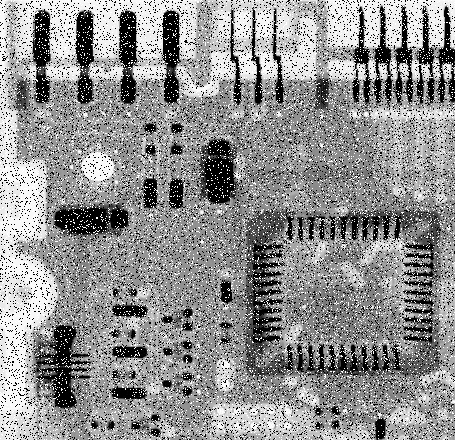
#> input picture Chuong3NangCaoChatLuongAnh/inputLocTrungBinhTrungVi.png, 455 x 440 px
$ python python.py
#> lines starting #> are read from the running program, lines starting #| are printed output that depends on the picture
#> further down, image is the input picture: shape (440, 455); min 0, max 255, mean 144.1
import cv2
import pywt
import numpy as np
import matplotlib.pyplot as plt

def wavelet_denoise(image, wavelet='haar', level=1, thresholding='soft', threshold_multiplier=3):
    """
    Khử nhiễu ảnh bằng biến đổi Wavelet.

    Args:
        image: Ảnh đầu vào (grayscale).
        wavelet: Loại wavelet (mặc định 'haar').
        level: Số mức phân giải.
        thresholding: Phương pháp áp dụng ngưỡng ('soft' hoặc 'hard').
        threshold_multiplier: Hệ số để điều chỉnh ngưỡng.

    Returns:
        Ảnh đã khử nhiễu.
    """
#> called with wavelet = 'haar', level = 100, thresholding = 'soft', threshold_multiplier = 12
    # Thực hiện biến đổi Wavelet
    coeffs = pywt.wavedec2(image, wavelet, level=level)
#> coeffs = 101 items, first 6: [1.85e+32], ([0], [0], [0]), ([0], [0], [0]), ([0], [0], [0]), ([0], [0], [0]), ([0], [0], [0])
    coeffs_arr, coeff_slices = pywt.coeffs_to_array(coeffs)
#> coeff_slices = 101 items

    # Tính ngưỡng dựa trên phương sai của các hệ số chi tiết
    sigma = np.median(np.abs(coeffs_arr)) / 0.6745
#> sigma = 5.19
    threshold = threshold_multiplier * sigma
#> threshold = 62.27

    # Áp dụng ngưỡng trên các hệ số chi tiết
    coeffs_thresholded = []
    for c in coeffs:
        if isinstance(c, tuple):  # Các hệ số chi tiết (horizontal, vertical, diagonal)
            c_thresh = tuple(pywt.threshold(coeff, threshold, mode=thresholding) for coeff in c)
            coeffs_thresholded.append(c_thresh)
        else:  # Thành phần approximation
            coeffs_thresholded.append(c)
#> this loop made 101 passes
#> c_thresh on passes 2 to 13: ([0], [0], [0]), ([0], [0], [0]), ([0], [0], [0]), ([0], [0], [0]), ([0], [0], [0]), ([0], [0], [0]), ([0], [0], [0]), ([0], [0], [0]), ([0], [0], [0]), ([0], [0], [0]), ([0], [0], [0]), ([0], [0], [0])
#> after the loop, coeffs_thresholded has the same summary as coeffs

    # Khôi phục ảnh bằng biến đổi Wavelet nghịch đảo
    denoised_image = pywt.waverec2(coeffs_thresholded, wavelet)
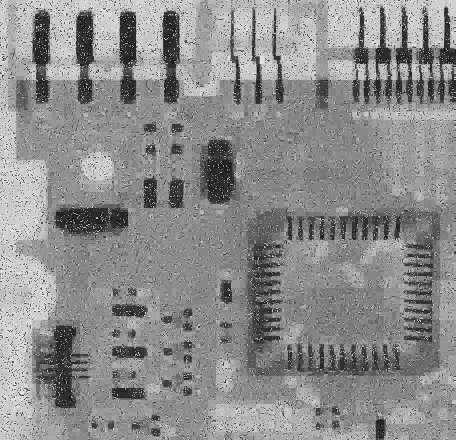
#> denoised_image: shape (440, 456) float64; min -30.26, max 286.3, mean 144.2; drawn with min black and max white
    denoised_image = np.clip(denoised_image, 0, 255).astype(np.uint8)  # Đảm bảo giá trị ảnh trong khoảng [0, 255]
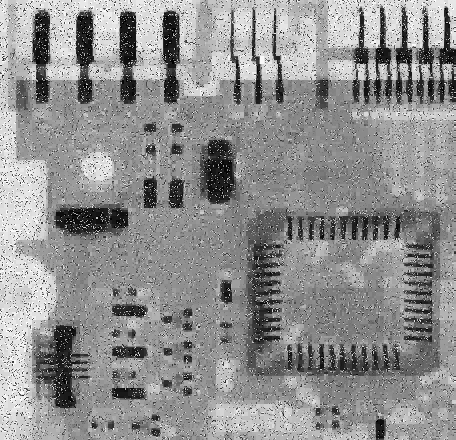
#> denoised_image: shape (440, 456); min 0, max 255, mean 143.7

    return denoised_image

# Đọc ảnh và chuyển sang grayscale
image_path = './Chuong3NangCaoChatLuongAnh/inputLocTrungBinhTrungVi.png'
image = cv2.imread(image_path, cv2.IMREAD_GRAYSCALE)

if image is None:
    raise FileNotFoundError(f"Không thể đọc ảnh: {image_path}")

# Khử nhiễu
denoised_image = wavelet_denoise(image, wavelet='haar', level=100, thresholding='soft', threshold_multiplier=12)

# Hiển thị ảnh gốc và ảnh đã khử nhiễu
plt.figure(figsize=(10, 5))
plt.subplot(1, 2, 1)
plt.imshow(image, cmap='gray')
plt.title('Ảnh gốc')
plt.axis('off')

plt.subplot(1, 2, 2)
plt.imshow(denoised_image, cmap='gray')
plt.title('Ảnh đã khử nhiễu')
plt.axis('off')

plt.tight_layout()
plt.show()
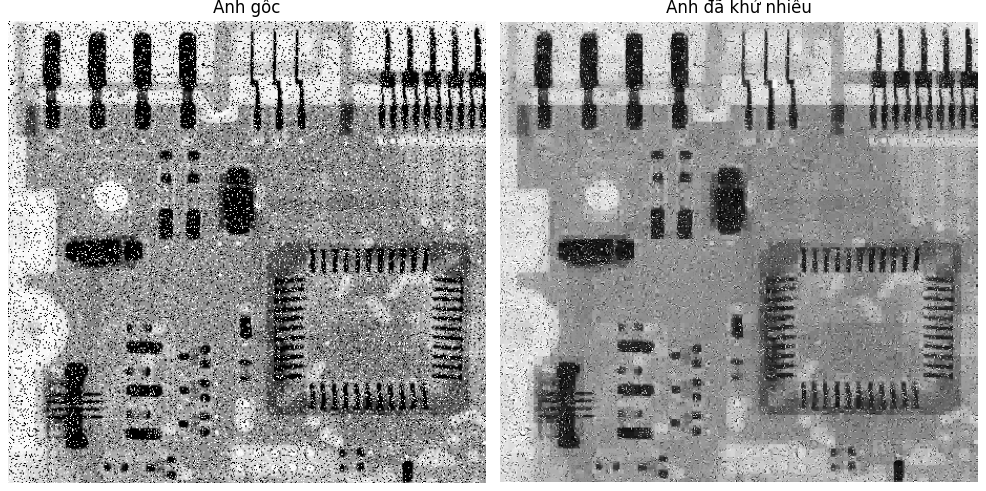
#> figure drawn by matplotlib, 2 panels
